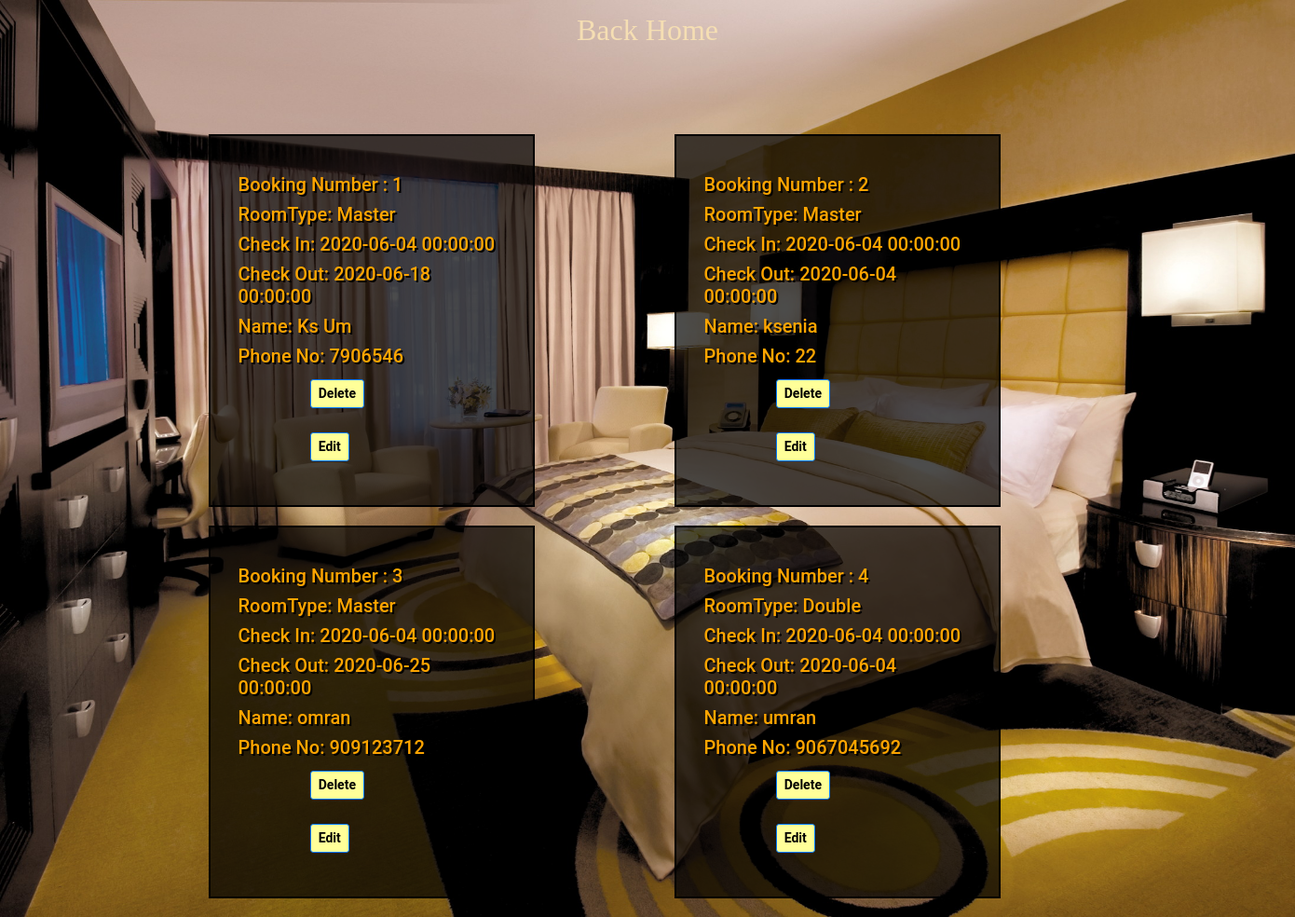
Screenshot of /bookings with the database file from the repository.
### hotel/models.py (models this page shows, shortened)
class booking(db.Model):
    roomno = db.Column(db.Integer, primary_key=True)
    category = db.Column(db.String(20), nullable=False)
    checkin = db.Column(db.DateTime, default=datetime.date)
    checkout = db.Column(db.DateTime, default=datetime.date)
    name = db.Column(db.String(40), nullable=False)
    mobno = db.Column(db.Integer, nullable=False)
    status = db.Column(db.String(20), default="AVAILABLE")

### hotel/routes.py (the view)
@app.route('/bookings')
def bookings():
    dels = delete()
    booked = booking.query.all()
    return render_template("bookings.html", title="ROOM CATEGORIES", booked=booked, form=dels)

### hotel/forms.py
class delete(FlaskForm):
    submit = SubmitField('Delete')
    submit2 = SubmitField('Edit')

### hotel/templates/bookings.html (shortened to what this page needs)
<html>
<head>
</head>
<link rel="stylesheet" href="https://stackpath.bootstrapcdn.com/bootstrap/4.4.1/css/bootstrap.min.css">
<link rel="stylesheet" href="{{ url_for('static', filename = 'main1.css') }}">
<body class="room">
<a href="{{ url_for('home') }}" class="nav-link" style="text-align: center;color: wheat;font-family: Georgia;font-size: xx-large">Back Home</a>
<div class="container-fluid">
    {% for booking in booked %}
             <div class="col-md-5 well" id="a">
                 <h5>Booking Number : {{ booking.roomno }}</h5>
                 <h5 class="category">RoomType: {{ booking.category }}</h5>
                 <h5>Check In: {{ booking.checkin }}</h5>
                 <h5>Check Out: {{ booking.checkout }}</h5>
                 <h5>Name: {{ booking.name }}</h5>
                 <h5>Phone No: {{ booking.mobno }}</h5>
                <form method="post" action="{{ url_for('delete_booking',id=booking.roomno) }}">
                 {{ form.submit(class='btn btn-primary btn-sm') }}
                 </form>
                 <form method="get" action="{{ url_for('update_booking',id=booking.roomno) }}">
                 {{ form.submit2(class='btn btn-primary btn-sm') }}
                 </form>
             </div>
    {% endfor %}
</div>
</body>

### hotel/static/main1.css (style rules this page uses)
* { font-family: 'Roboto', sans-serif; }
body, .rdirect { background-image: url('img/background.jpg'); background-repeat: no-repeat; background-attachment: fixed; background-size: cover; }
.container-fluid { margin-top: 5%; }
.btn { font-weight: bold; background-color: #FFFF99; color: black; margin-left: 27%; margin-top: 5px; margin-bottom: 5px; }
a:link,.end:link { text-decoration: none; }
a:link,.end:visited { color: black; text-align: center; }
.well { margin-right: 200px; margin-bottom: 50px; background-color: rgba(0, 0, 0, 0.7); padding-top: 10px; padding-left: 20px; width: 400px; height: 325px; float: left; color: orange; }
.container-fluid { margin-top: 80px; margin-left: 15%; }
.room { background-image: url('img/3.jpg'); background-repeat: no-repeat; background-attachment: fixed; width: 100%; height: auto; background-size: cover; }
#a { width: 350px; height: 400px; background-color: rgba(0, 0, 0, 0.7); margin-right: 150px; border: 2px solid black; float: left; margin-bottom: 20px; padding: 30px; padding-top: 40px; color: orange; font-family: ARIAL; text-shadow: 2px 2px black; }

### rows the page displays
booking: roomno "1", category "Master", checkin "2020-06-04 00:00:00", checkout "2020-06-18 00:00:00", name "Ks Um", mobno "7906546"
booking: roomno "2", category "Master", checkin "2020-06-04 00:00:00", checkout "2020-06-04 00:00:00", name "ksenia", mobno "22"
booking: roomno "3", category "Master", checkin "2020-06-04 00:00:00", checkout "2020-06-25 00:00:00", name "omran", mobno "909123712"
booking: roomno "4", category "Double", checkin "2020-06-04 00:00:00", checkout "2020-06-04 00:00:00", name "umran", mobno "9067045692"
